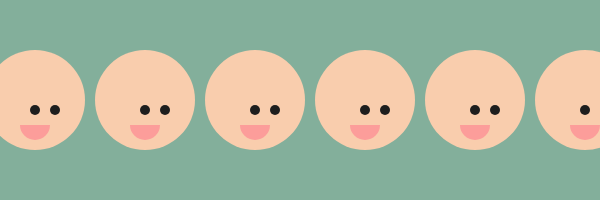
Frame 1 (no input)
Frame 60 (no input): identical to frame 1, image omitted
Frame 120 (the mouse pressed at the canvas centre since frame 60): identical to frame 1, image omitted

The p5.js sketch that drew this single still picture (run headless with seeded random() and noise() and a simulated clock; from frame 60 on, the mouse is pressed at the canvas centre):

// p5.js sketch
// ── sketch.js
function setup() { 
  createCanvas(600, 200);
  noStroke();
} 

function draw() { 
  background(131, 175, 155);

  for (var x = 35; x < width + 110; x += 110) {
     drawHappyFace(x, 100);
  }
   
}

function drawHappyFace(x, y){
  push();
  translate(x,y);
  //Face
  fill(249,205,173);//rosy beige
  ellipse(0, 0, 100, 100);

  //Eye 1
  fill(30);//dark gray
  ellipse(0, 10, 10, 10);

  //Eye 2
  ellipse(20, 10, 10, 10);

  //Mouth
  fill(252,157,154);//light pink
  arc(0, 25, 30, 30, 0, radians(180), PIE); 
  pop();
}
